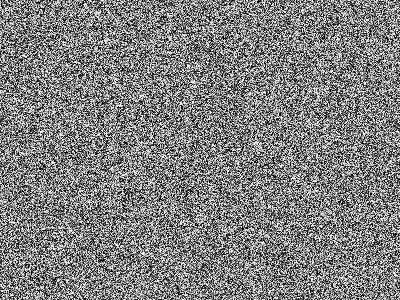
#> input picture OpenCV/randomgray.png, 400 x 300 px
$ jupyter execute Basics.ipynb
#> lines starting #> are read from the running program, lines starting #| are printed output that depends on the picture; after the words box and inside, x2 and y2 are one past the last pixel; in counts of white or black regions, pixels touching at a corner belong together
# OpenCV

## 1. Basics

## 1.1. I/O scripts

[cell 1]
import numpy as np
import os
import cv2

[cell 2]
img = np.zeros((3,3), dtype=np.uint8)

[cell 3]
img

[cell 4]
img = cv2.cvtColor(img, cv2.COLOR_GRAY2BGR)
img

[cell 5]
img.shape

img.shape (3,3,3) means img has 3 rows, 3 columns and 3 channels (R,G,B)

[cell 6]
#cv2.imwrite('mypicture.jpg', img)

[cell 7]
randomByteArray = bytearray(os.urandom(120000))
flatNumpyArray = np.array(randomByteArray)
grayImage = flatNumpyArray.reshape(300,400)
#cv2.imwrite('randomgray.png', grayImage)

bgrImage = flatNumpyArray.reshape(100,400,3)
#cv2.imwrite('randomcolor.png', bgrImage)

[cell 8]
img = cv2.imread('randomgray.png')
#> img is the input picture: shape (300, 400, 3); min 0, max 255, mean 127.6
my_roi = img[0:100, 0:100]
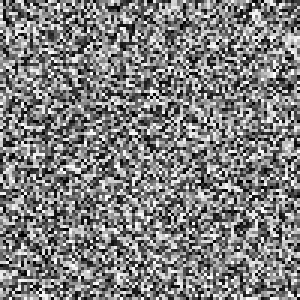
#> my_roi: shape (100, 100, 3) (shown 3 times larger); min 0, max 255, mean 127

img.shape
#> Out = (300, 400, 3)

[cell 9]
img [200:300, 300:400] = my_roi
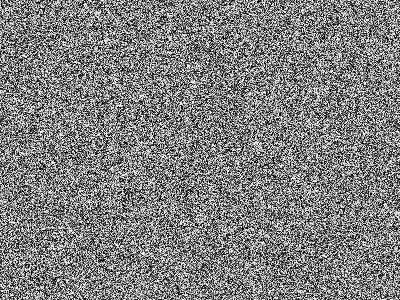
#> img: shape (300, 400, 3); 8.31% of pixels changed, all inside (x1, y1, x2, y2) = (300, 200, 400, 300)
#cv2.imwrite('randommodifiedgray.png',img)
